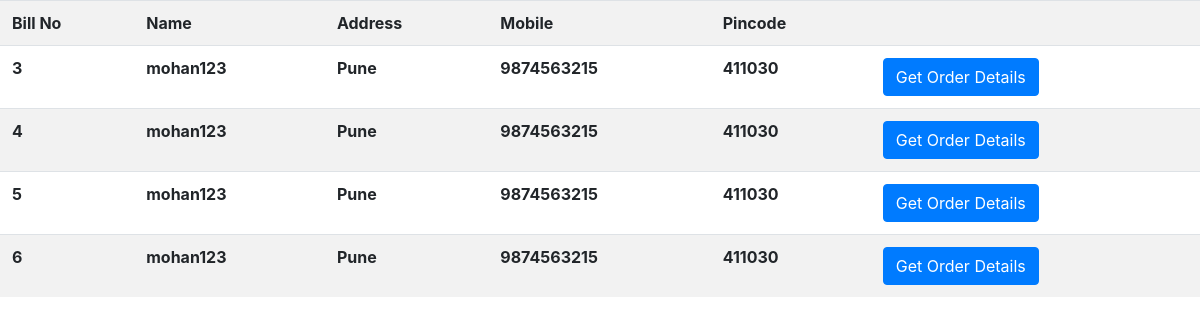
The page /admin/checkorder.php on the database as committed earlier.
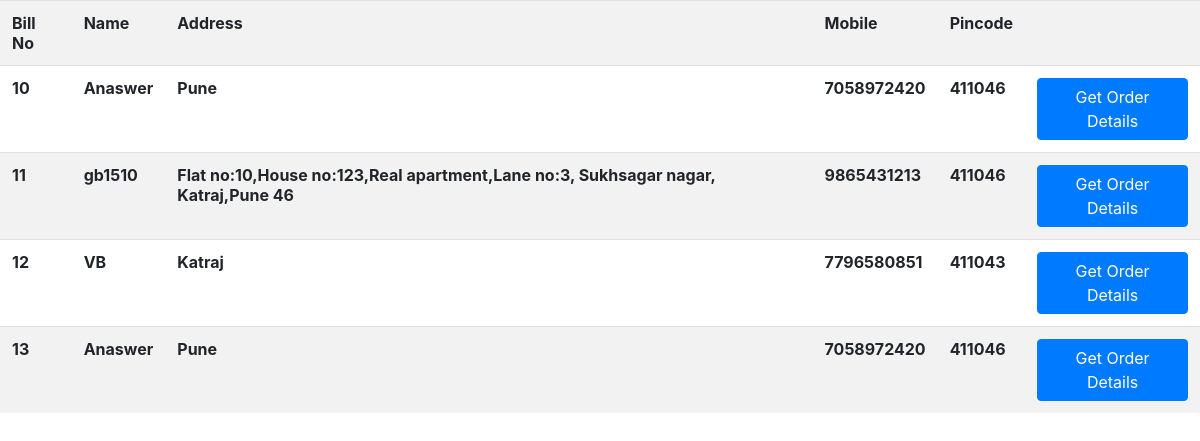
The same page on the database as committed later.
### tables this page shows
CREATE TABLE `customer` (
  `cuname` varchar(30) NOT NULL,
  `cpass` varchar(50) DEFAULT NULL,
  `cname` varchar(50) DEFAULT NULL,
  `cmob` varchar(15) DEFAULT NULL,
  `cadd` varchar(100) DEFAULT NULL,
  `pincode` varchar(6) DEFAULT NULL,
  `cemail` varchar(50) DEFAULT NULL
);

CREATE TABLE `bill` (
  `bill_no` int(11) NOT NULL,
  `subtotal` varchar(10) DEFAULT NULL,
  `gst` varchar(10) DEFAULT NULL,
  `grandtotal` varchar(10) DEFAULT NULL,
  `billdate` date DEFAULT NULL,
  `cuname` varchar(30) DEFAULT NULL,
  `ostatus` varchar(20) DEFAULT NULL
);

### admin/checkorder.php (the view)
<?php
echo "<link rel=stylesheet href=../css/bootstrap.min.css>";
include"../connect.php";
$rs=mysqli_query($con,"select bill_no,customer.cuname,cadd,cmob,pincode from customer,bill where bill.cuname=customer.cuname and bill.ostatus='Ordered'");
?>
<table class="table table-striped">
<tr><th>Bill No</th><th>Name</th><th>Address</th><th>Mobile </th><th>Pincode</th><th></th></tr>
<?php
while($row=mysqli_fetch_array($rs))
{
    echo "<tr><th>$row[0]</th><th>$row[1]</th><th>$row[2]</th><th>$row[3]</th><th>$row[4]</th><th>";?>
    <a href=getorder.php?bno=<?php echo $row[0];?> class="btn btn-primary">Get Order Details</a> </tr>
    <?php
}
?>

Rows that differ between the two databases and show on the page:
removed customer: bill.bill_no "3", cuname "mohan123", cadd "Pune", cmob "9874563215", pincode "411030", bill.bill_no "4", bill.bill_no "5", bill.bill_no "6"
added customer: bill.bill_no "10", cuname "Anaswer", cadd "Pune", cmob "7058972420", pincode "411046", bill.bill_no "13"
added customer: bill.bill_no "11", cuname "gb1510", cadd "Flat no:10,House no:123,Real apartment,Lane no:3, Sukhsagar nagar, Katraj,Pune 46", cmob "9865431213", pincode "411046"
added customer: bill.bill_no "12", cuname "VB", cadd "Katraj", cmob "7796580851", pincode "411043"
